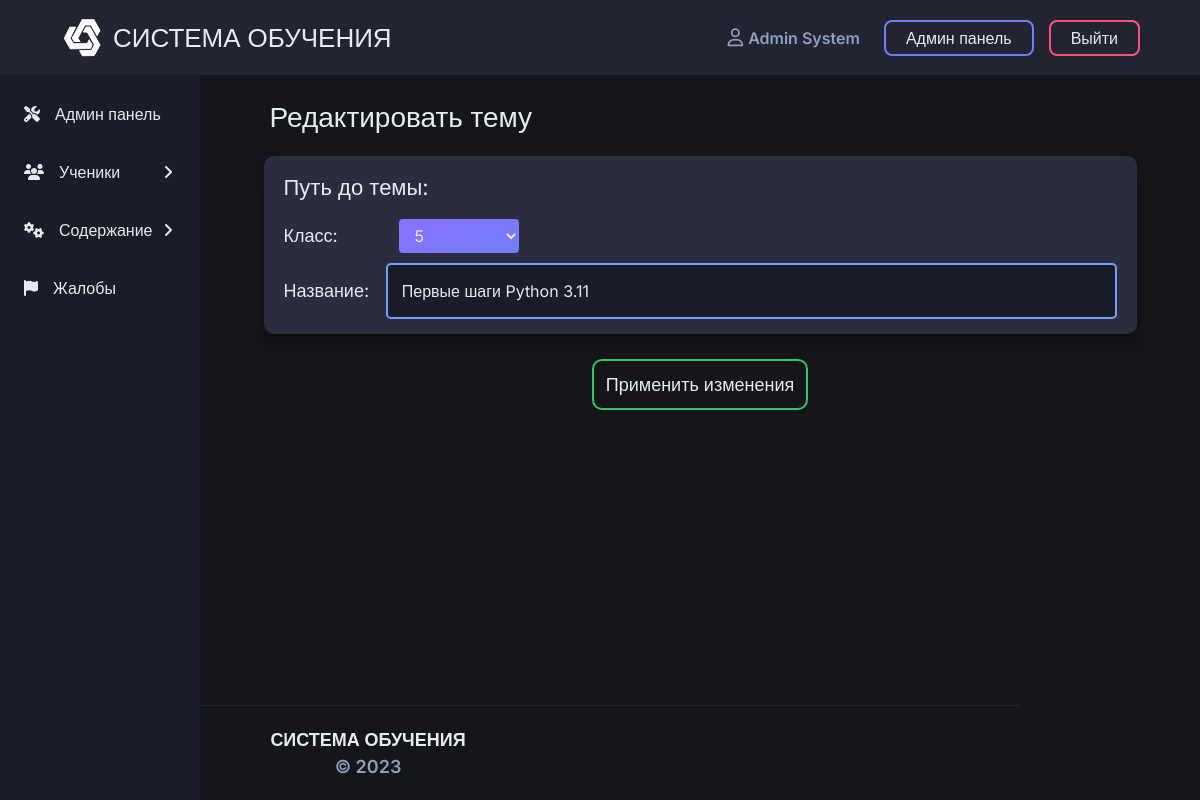
The app's page /admin/topic/edit?id=1 (signed in) with its own data.
### app/models.py (models this page shows, shortened)
class BaseModel(db.Model):
    __abstract__ = True

class User(BaseModel, UserMixin):  # lgtm [py/missing-equals]
    __tablename__ = "users"
    id = sqlalchemy.Column(sqlalchemy.Integer, primary_key=True, autoincrement=True)
    name = sqlalchemy.Column(sqlalchemy.String, nullable=False)
    surname = sqlalchemy.Column(sqlalchemy.String, nullable=False)
    email = sqlalchemy.Column(sqlalchemy.String, index=True, unique=True)
    verified = sqlalchemy.Column(sqlalchemy.Boolean, default=False)
    role_id = sqlalchemy.Column(sqlalchemy.Integer, sqlalchemy.ForeignKey("roles.id"))
    role = relationship('Role', lazy='joined', uselist=False)
    grade_id = sqlalchemy.Column(sqlalchemy.Integer, sqlalchemy.ForeignKey("grades.id"))
    grade = relationship('Grade')
    grade_letter = sqlalchemy.Column(sqlalchemy.String)
    hashed_password = sqlalchemy.Column(sqlalchemy.String)
    registration_date = sqlalchemy.Column(sqlalchemy.DateTime, default=datetime.datetime.utcnow)
    submissions = db.relationship(
        'Submission',
        secondary=user_submission,
        backref=db.backref('users', lazy='joined'),
        lazy='dynamic',
        order_by="desc(Submission.submission_date)",
        cascade='all,delete'
    )
    reports = db.relationship(
        'Report',
        backref=db.backref('user', lazy='joined'),
        lazy='dynamic',
        cascade='all,delete'
    )
    @hybrid_property
    def is_admin(self) -> bool:
        if self.role.name == 'admin':
            return True
        return False

class Topic(BaseModel):
    __tablename__ = "topics"
    id = sqlalchemy.Column(sqlalchemy.Integer, primary_key=True, autoincrement=True)
    grade_id = sqlalchemy.Column(sqlalchemy.Integer, sqlalchemy.ForeignKey("grades.id"))
    name = sqlalchemy.Column(sqlalchemy.String)
    translit_name = sqlalchemy.Column(sqlalchemy.String)
    tasks = relationship('Task', backref=db.backref('topic', lazy='joined'), lazy='dynamic')

### app/blueprints/admin/routes.py (the view)
@admin.route('/topic/edit', methods=['GET', 'POST'])
@register_breadcrumb(admin, '.admin.edit_topic', 'Редактирование темы')
def edit_topic_page():
    topic_id = request.args.get('id')
    topic = db.session.query(Topic).get_or_404(topic_id)
    form = TopicForm(obj=topic)
    init_grades_select(form=form)
    return render_template('admin/topic.html', title='Редактировать тему', form=form, action=ActionType.EDIT)

### app/blueprints/admin/forms.py
class TopicForm(FlaskForm):
    grade_id = SelectField('Класс', choices=[], validators=[DataRequired()])
    name = StringField('Название', validators=[DataRequired()])
    submit = SubmitField()

### app/blueprints/admin/routes.py (called while the page is built)
@admin.before_request
def admin_role_required():
    if not current_user.is_authenticated:
        return redirect(url_for('auth.login_page'))
    if not current_user.is_admin:
        abort(403)

@admin.add_app_template_global
def check_for_reports():
    if db.session.query(Report).first():
        return True
    return False

### app/models.py (called while the page is built)
def init_db_data():
    if db.session.query(User).count() == 0:
        for grade in range(5, 12):
            db.session.add(Grade(number=grade))
        user_role = Role(name='user')
        db.session.add(user_role)
        admin_role = Role(name='admin')
        db.session.add(admin_role)
        admin = User(
            name='Админ',
            surname='Админович',
            email='contester@mail.ru',
            verified=True,
            role_id=db.session.query(Role).filter(Role.name == 'admin').first().id,
            grade_id=None,
            grade_letter=None
        )
        admin.set_password(environ.get('ADMIN_PASSWORD'))
        db.session.add(admin)
        db.session.commit()

@login_manager.user_loader
def load_user(user_id):
    return db.session.query(User).get(user_id)

### app/utils/forms.py (called while the page is built)
def init_grades_select(form: FlaskForm) -> None:
    grades = db.session.query(Grade).all()
    grades_tuple = [(grade.id, grade.number) for grade in grades]
    form.grade_id.choices = grades_tuple

### app/blueprints/admin/templates/admin/topic.html (shortened to what this page needs)
{% extends "admin/base.html" %}
{% block css %}
    {{ super() }}
    <link rel="stylesheet" href="{{ url_for('admin.static', filename='css/topic.css') }}">
    <link rel="stylesheet" href="{{ url_for('admin.static', filename='css/forms.css') }}">
{% endblock %}
{% if action == 'create' %}
    {% set form_id = 'create_topic_from' %}
    {% set submit_button_text = 'Создать тему' %}
{% elif action == 'edit' %}
    {% set form_id = 'edit_topic_from' %}
    {% set submit_button_text = 'Применить изменения' %}
{% else %}
    {% set form_id = 'create_topic_from' %}
    {% set submit_button_text = 'Создать тему' %}
{% endif %}
{% block admin_content %}
    <h2 class="admin__title">{{ title }}</h2>
    <form id="{{ form_id }}" method="post" role="form">
        <div class="grade admin__block">
            <p class="admin__subtitle">Путь до темы:</p>
            <div class="input_block">
                <p class="input_block__title">Класс:</p>
                {{ form.grade_id(class='select_field') }}
            </div>
            <div class="input_block">
                <p class="input_block__title">Название:</p>
                {{ form.name(type="text", class='input_field', placeholder='Название темы') }}
            </div>
        </div>
        {{ form.submit(class="btn submit_button", id="submit", type="submit", value=submit_button_text) }}
    </form>
{% endblock %}

### app/templates/base.html (shortened to what this page needs)
<!DOCTYPE html>
<html lang="{{ LANGUAGE }}">
<head>
    <link rel="stylesheet" href="https://stackpath.bootstrapcdn.com/bootstrap/4.4.1/css/bootstrap.min.css"
>
    <link rel="stylesheet" href="{{ url_for('static', filename='css/base.css') }}">
    {% block css %}{% endblock %}
</head>
<body>
<header class="header" id="header">
    <div class="container-fluid">
        <div class="row header-row">
            <div class="header__left_side">
                <a href="{{ url_for('home_page') }}" class="logo">
                    <img src="{{ url_for('static', filename='images/svg/logo.svg') }}" alt="logo" class="img">
                    <h2 class="name">СИСТЕМА ОБУЧЕНИЯ</h2>
                </a>
            </div>
            <div class="header__right_side">
                <div id="header__nav" class="header__nav">
                    <nav class="navigation">
                        {% if current_user.is_authenticated %}
                            <a href="{{ url_for('profile_page') }}"
                               id="profile" class="header__nav_item header__nav_button">
                                <i class="fa fa-user-o" aria-hidden="true"></i>
                                {{ current_user.name }} {{ current_user.surname }}
                            </a>
                            {% if current_user.is_admin %}
                                <a href="{{ url_for('admin.home_page') }}" id="admin_panel"
                                   class="header__nav_item header__nav_button">
                                    Админ панель
                                </a>
                            {% endif %}
                            <button id="logout" class="header__nav_item header__nav_button">
                                Выйти
                            </button>
                        {% else %}
                            <a href="{{ url_for('auth.login_page') }}" id="login"
                               class="header__nav_item header__nav_button">Войти</a>
                            <a href="{{ url_for('auth.signup_page') }}" id="signup"
                               class="header__nav_item header__nav_button">Регистрация</a>
                        {% endif %}
                    </nav>
                </div>
            </div>
        </div>
    </div>
</header>
<main role="main" class="main">
    {% block content %}
    {% endblock %}
</main>
<div class="footer__wrapper">
    <footer class="footer" id="footer">
        <div class="container-fluid">
            <div class="row footer__body">
                <div class="col-md-4 footer__name">
                    СИСТЕМА ОБУЧЕНИЯ <span>&copy; 2023</span>
                </div>
            </div>
        </div>
    </footer>
</div>
</body>
</html>

### app/static/css/base.css (style rules this page uses)
:root { --background-color: #14161a; --header-color: #222432; --footer-color: #0e1012; --text-color: #e7eaef; --darker-text-color: #8e9fbf; --dark-text-color: #000b26e0; --defaul-button-color: #292d3e; --defaul-icon-color: #1a1d28; --tooltip-backgroung: #ffffff; --tooltip-text: #0e1012; --modal-backgroung: #212432; --modal-textarea: #1a1d28; --green-color: #32c766; --darker-green-color: #10652e; --yellow-color: #ffcb6b; --darker-yellow-color: #dbae52; --blue-color: #72a0fd; --red-color: #f07178; --purple-color: #727dfd; --darker-purple-color: #8a72fd; --orange-color: #f78c6c; --cyan-color: #89ddff; --gray-color: #aebdcb; --white-color: #eeffff; --error-color: #ff5370; --fail-color: #f33151; --success-color: #86FF53; --purple-gradient: linear-gradient(145deg, var(--darker-purple-color), var(--purple-color)); --code-area-background: #33384e; }
* { margin: 0; padding: 0; -moz-box-sizing: border-box; -webkit-box-sizing: border-box; box-sizing: border-box; }
html { overflow-x: hidden; margin-right: calc(-1 * (100vw - 100%)); height: 100%; }
body { display: flex; position: relative; flex-direction: column; height: 100%; max-width: 100vw; background: var(--background-color); font-size: 15px; font-family: 'Inter', sans-serif; color: var(--text-color); }
h1, h2, h3, h4, h5, h6, p { margin: 0; }
a, a:hover { color: var(--text-color); text-decoration: none; }
button, button:active, button:focus { outline: none; border: none; box-shadow: none; }
input, input:active, input:focus { outline: none; box-shadow: none; }
.container-fluid { width: 90%; }
.header { padding: 15px 0; background: var(--header-color); z-index: 100; }
.header .container-fluid { width: 90%; }
.header .row { align-items: center; justify-content: space-between; }
.header .header__left_side { display: flex; align-items: center; }
.logo { display: flex; align-items: center; margin-right: 40px; }
.logo .img { width: 45px; height: auto; margin-right: 8px; transition: all .2s ease; }
.logo .name { display: inline; font-size: 26px; transition: all .2s ease; align-self: center; }
.header .header__nav .navigation { display: flex; align-items: center; justify-content: flex-end; flex-wrap: wrap; }
.header .header__nav .navigation .header__nav_item { transition: all .2s ease }
.header .header__nav .navigation .header__nav_button { padding: 6px 24px; border: none; border-radius: 8px; color: var(--text-color); background: transparent; font-size: 16px; font-weight: 400; }
.header .header__nav .navigation #profile { display: flex; align-items: center; color: var(--darker-text-color); font-weight: 600; font-size: 16px; }
.header .header__nav .navigation #profile .fa { margin-right: 5px; font-size: 18px; }
.header .header__nav .navigation #admin_panel { padding: 4px 20px; border: 2px solid var(--purple-color); }
.header .header__nav .navigation #logout { margin-left: 15px; padding: 4px 20px; border: 2px var(--error-color) solid; }
.main { margin-top: 20px; flex-grow: 1; }
.footer__wrapper { margin-top: 40px; }
.footer__wrapper::before { content: ""; display: block; width: 70%; margin: auto; background-color: #21262d; height: 1px }
.footer { position: relative; width: 100%; padding: 20px; text-align: center; flex-shrink: 0; }
.footer .container-fluid { width: 60%; }
.footer .footer__body { align-items: center; }
.footer .footer__name { font-size: 18px; font-weight: 600; }
.footer .footer__name span { color: var(--darker-text-color); }

### app/blueprints/admin/static/css/base.css (style rules this page uses)
:root { --textarea-color: #1A1D28 }
header { position: sticky; top: 0; }
.container-fluid { width: 100%; }
.admin__title { margin-bottom: 15px; font-size: 28px; padding: 6px; }
.admin__block { margin-bottom: 25px; background: var(--defaul-button-color); padding: 15px 20px; border-radius: 10px; box-shadow: 0 14px 28px rgba(0, 0, 0, 0.13), 0 10px 10px rgba(0, 0, 0, 0.13) !important; }
.admin__subtitle { font-size: 22px; margin-bottom: 15px; }
.input_block { display: flex; align-items: center; margin-bottom: 10px; }
* .input_block:last-of-type { margin-bottom: 0; }
.input_block__title { width: 100px; margin-right: 15px; font-size: 18px; }

### app/blueprints/admin/static/css/sidebar.css (style rules this page uses)
:root { --sidebar-background: #1a1d28; --sidebar-active-tab: #2a2e407d; --sidebar-item-hover: #4c78f2; }

### records on screen
User: name "Admin", surname "System"
Topic: grade_id "5", name "Первые шаги Python 3.11"

### other values on screen
{{ title }} "Редактировать тему"
